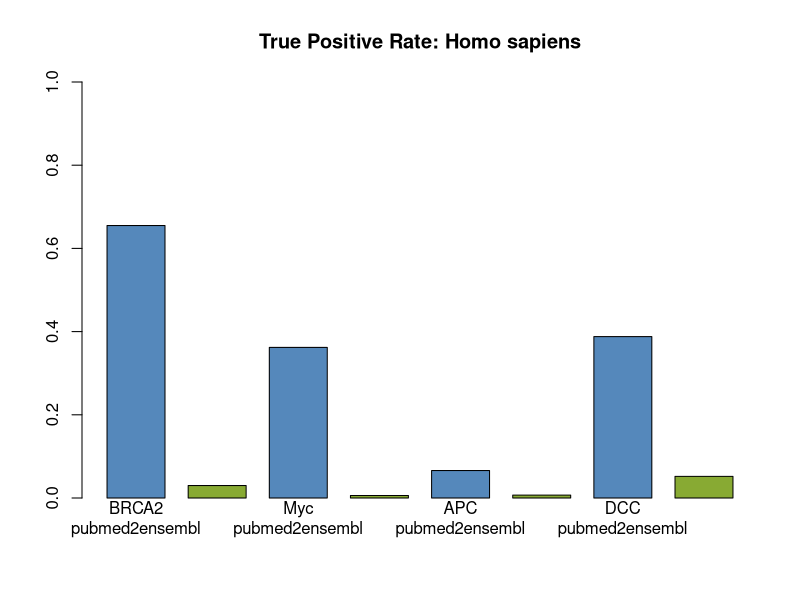
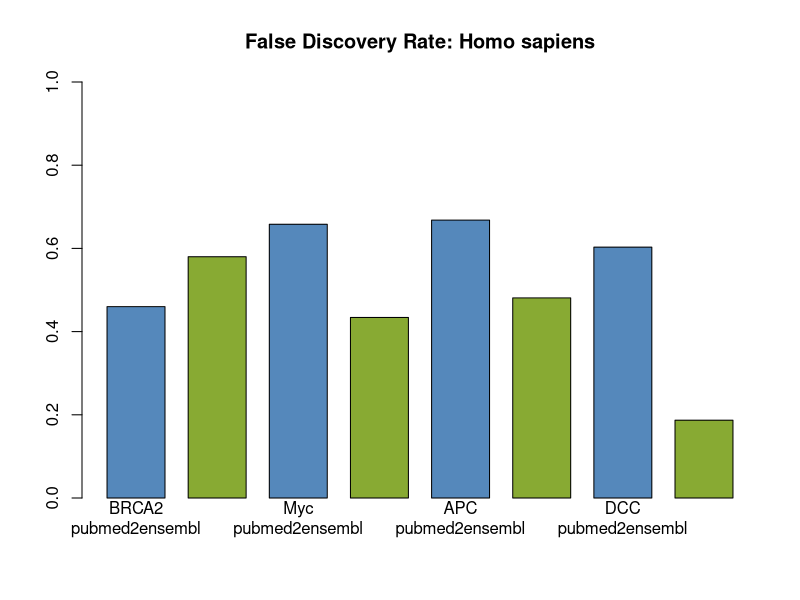
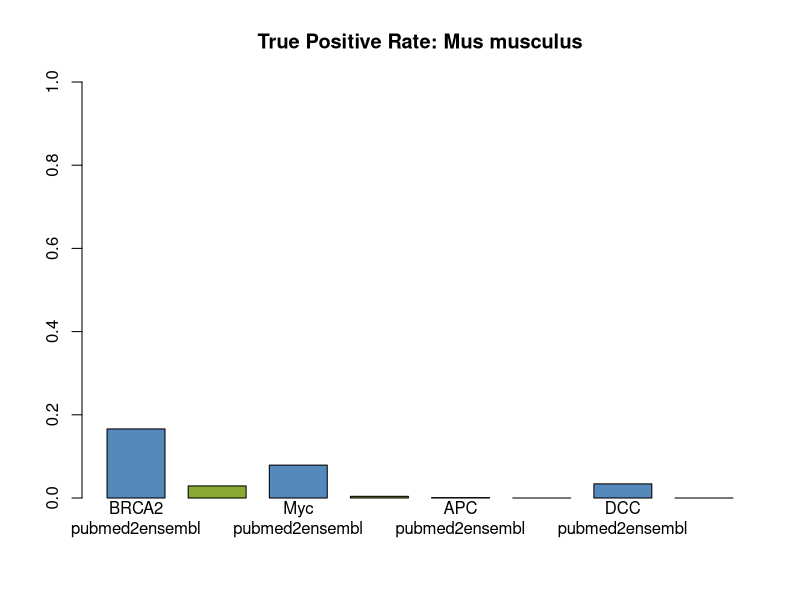
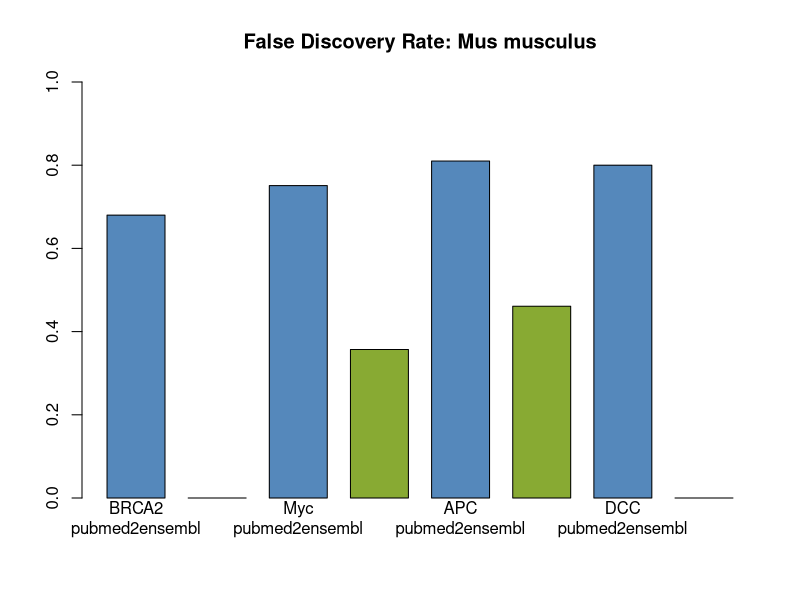
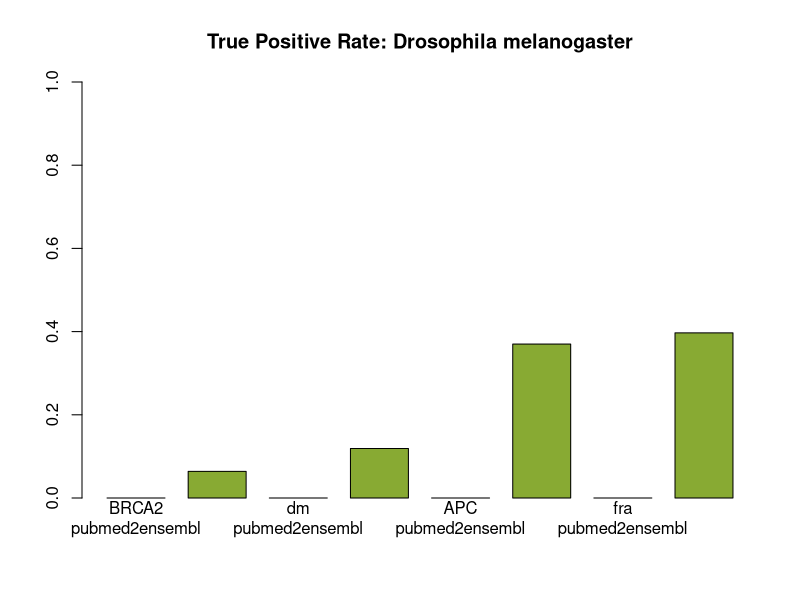
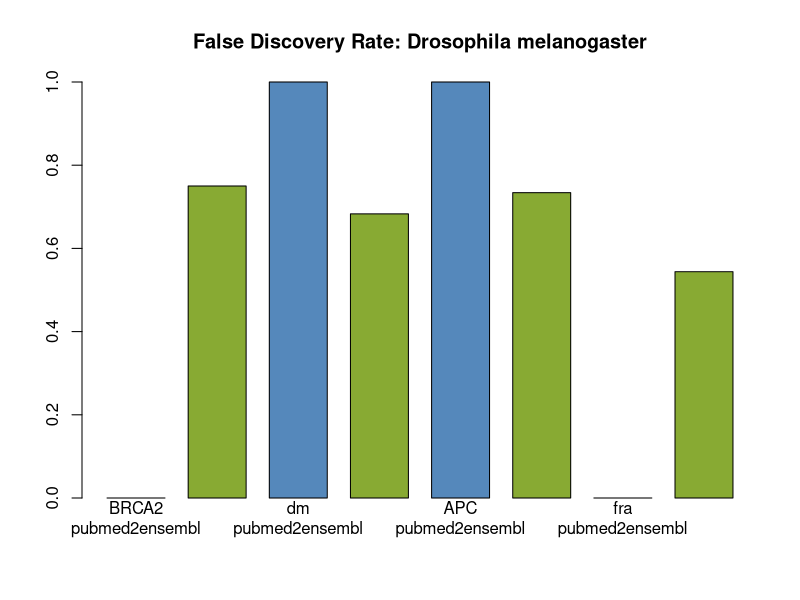
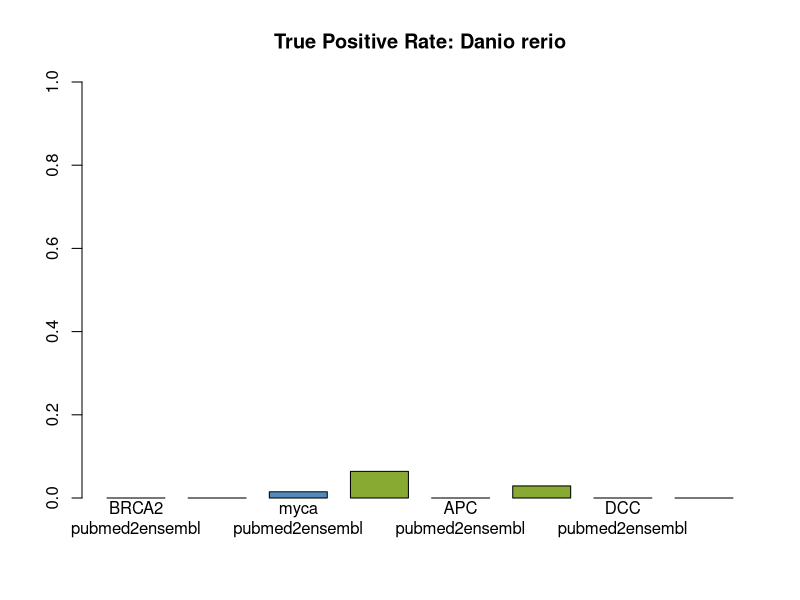
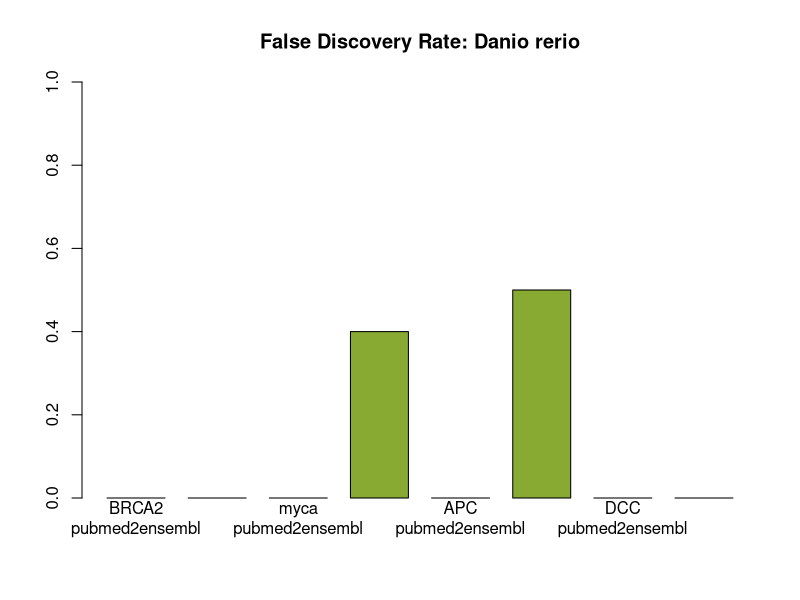

Generate these figures, in order, with R:
library(calibrate)

summary_plot <- function(species) {
    xlabels = paste(tsv[tsv$Species==species,]$Gene.Symbol,
                tsv[tsv$Species==species,]$Service, sep='\n')
    
    if (species == "humans") {
        species_name <- "Homo sapiens"
    } else if (species == "mice") {
        species_name <- "Mus musculus"
    } else if (species == "drosophila+melanogaster") {
        species_name <- "Drosophila melanogaster"
    } else if (species == "danio+rerio") {
        species_name <- "Danio rerio"
    }
    
    name <- paste(species, "_tpr.png", sep="")
    title <- paste("True Positive Rate:", species_name, sep=" ")
    png(filename = name, width=650, height=400, units="px", pointsize=10, bg="white")
    barplot(tsv[tsv$Species==species,]$True.Positive.Rate, ylim=c(0,1), names.arg=xlabels,
              col=colors, main=title, space=0.4)
    dev.off()
    
    name <- paste(species, "_fdr.png", sep="")
    title <- paste("False Discovery Rate:", species_name, sep=" ")
    png(filename = name, width=650, height=400, units="px", pointsize=10, bg="white")
    barplot(tsv[tsv$Species==species,]$False.Discovery.Rate, ylim=c(0,1), names.arg=xlabels,
              col=colors, main=title, space=0.4)
    dev.off()
}

tsv <- read.delim("opacmo_pubmed2ensembl56.tsv", header=T, stringsAsFactors=F)

# Some renaming to adjust for the actual gene symbol that was queried:
x <- tsv[tsv$Species=='drosophila+melanogaster' & tsv$Gene.Symbol=='Myc',]
x$Gene.Symbol <- 'dm'
tsv[tsv$Species=='drosophila+melanogaster' & tsv$Gene.Symbol=='Myc',] <- x
x <- tsv[tsv$Species=='drosophila+melanogaster' & tsv$Gene.Symbol=='DCC',]
x$Gene.Symbol <- 'fra'
tsv[tsv$Species=='drosophila+melanogaster' & tsv$Gene.Symbol=='DCC',] <- x
x <- tsv[tsv$Species=='danio+rerio' & tsv$Gene.Symbol=='Myc',]
x$Gene.Symbol <- 'myca'
tsv[tsv$Species=='danio+rerio' & tsv$Gene.Symbol=='Myc',] <- x

colors = c('#5588bb', '#88aa33')

summary_plot('humans')
summary_plot('mice')
summary_plot('drosophila+melanogaster')
summary_plot('danio+rerio')
